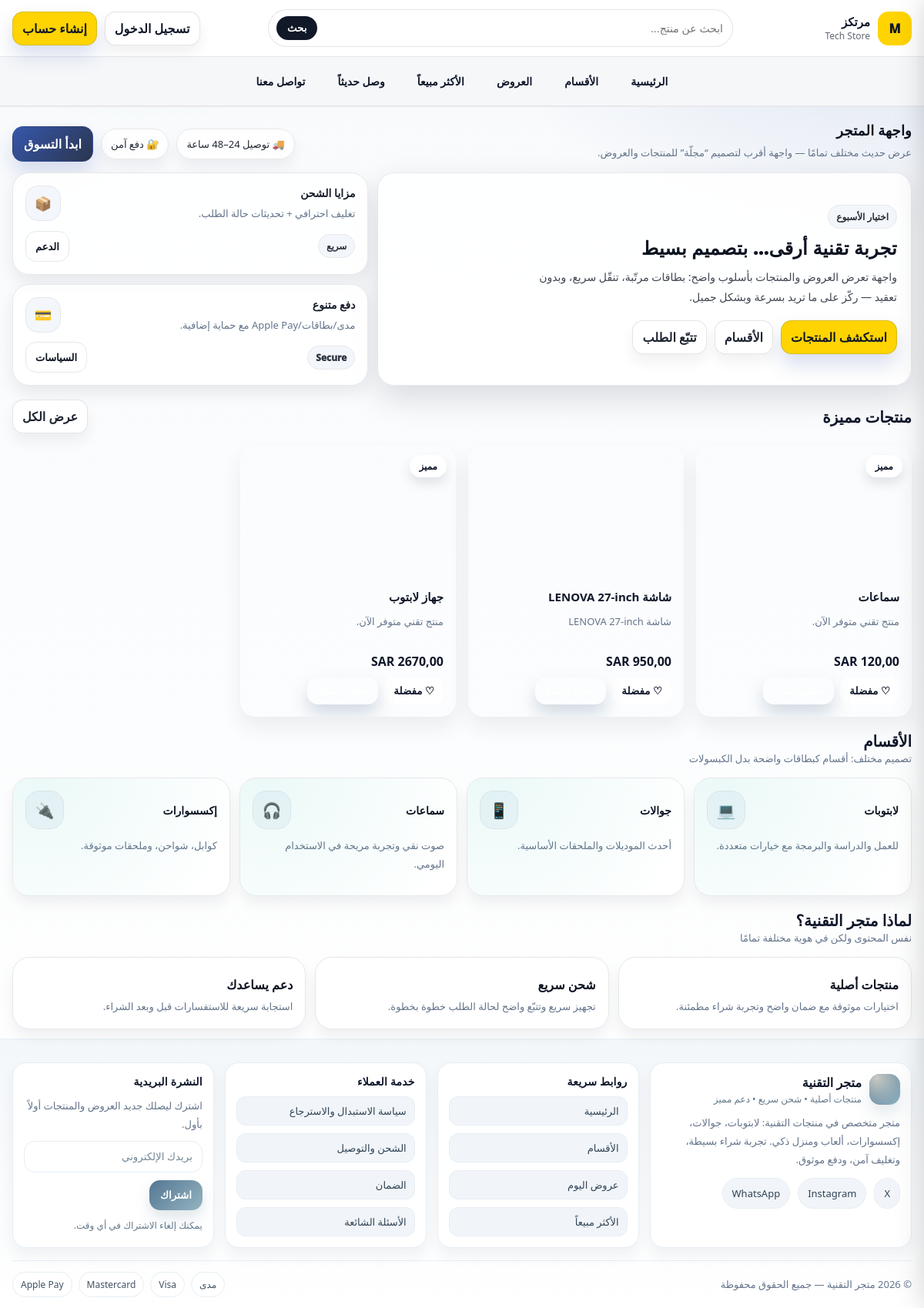
The page / on the database its author committed.
### catalog/models.py (models this page shows, shortened)
class Product(models.Model):
    name = models.CharField(
        max_length=200,
        verbose_name=_("اسم المنتج"),
    )
    slug = models.SlugField(
        max_length=220,
        unique=True,
        blank=True,
        verbose_name=_("المعرّف (Slug)"),
        help_text=_("يُستخدم في الرابط، ويُنشأ تلقائيًا إذا تُرك فارغًا."),
    )
    category = models.ForeignKey(
        Category,
        on_delete=models.SET_NULL,
        null=True,
        blank=True,
        related_name="products",
        verbose_name=_("التصنيف"),
    )
    description = models.TextField(
        blank=True,
        verbose_name=_("الوصف"),
    )
    is_active = models.BooleanField(
        default=True,
        verbose_name=_("نشط"),
    )
    is_featured = models.BooleanField(
        default=False,
        verbose_name=_("مميز"),
        help_text=_("إظهار المنتج في الواجهة كمنتج مميز."),
    )
    currency = models.CharField(
        max_length=10,
        default="SAR",
        verbose_name=_("العملة"),
    )
    price = models.DecimalField(
        max_digits=12,
        decimal_places=2,
        validators=[MinValueValidator(Decimal("0.00"))],
        default=Decimal("0.00"),
        verbose_name=_("السعر"),
    )
    compare_at_price = models.DecimalField(
        max_digits=12,
        decimal_places=2,
        validators=[MinValueValidator(Decimal("0.00"))],
        null=True,
        blank=True,
        verbose_name=_("سعر قبل الخصم"),
        help_text=_("اختياري: إذا وضعته يظهر كسعر قديم للمقارنة."),
    )
    track_inventory = models.BooleanField(
        default=True,
        verbose_name=_("تتبع المخزون"),
    )
    stock_quantity = models.PositiveIntegerField(
        default=0,
        verbose_name=_("كمية المخزون"),
    )
    created_at = models.DateTimeField(
        default=timezone.now,
        editable=False,
        verbose_name=_("تاريخ الإضافة"),
    )
    updated_at = models.DateTimeField(
        auto_now=True,
        verbose_name=_("آخر تحديث"),
    )
    class Meta:
        verbose_name = _("منتج")
        verbose_name_plural = _("المنتجات")
        indexes = [
            models.Index(fields=["slug"]),
            models.Index(fields=["is_active", "is_featured"]),
            models.Index(fields=["category", "is_active"]),
        ]
        constraints = [
            models.CheckConstraint(
                condition=models.Q(compare_at_price__isnull=True)
                | models.Q(compare_at_price__gte=0),
                name="catalog_product_compare_at_non_negative",
            ),
        ]
    @property
    def primary_image_url(self) -> str:
        img = (
            self.images.filter(is_primary=True).order_by("sort_order").first()
            or self.images.order_by("sort_order").first()
        )
        return img.public_url if img else ""

class ProductImage(models.Model):
    product = models.ForeignKey(
        Product,
        on_delete=models.CASCADE,
        related_name="images",
        verbose_name=_("المنتج"),
    )
    image = models.ImageField(
        upload_to="products/%Y/%m/",
        verbose_name=_("الصورة (رفع محلي)"),
        null=True,
        blank=True,
    )
    image_public_id = models.CharField(
        max_length=255,
        blank=True,
        verbose_name=_("Cloudinary Public ID"),
        help_text=_("مثال: products/2025/12/abc123"),
    )
    alt_text = models.CharField(
        max_length=200,
        blank=True,
        verbose_name=_("النص البديل"),
    )
    is_primary = models.BooleanField(
        default=False,
        verbose_name=_("صورة رئيسية"),
    )
    sort_order = models.PositiveIntegerField(
        default=0,
        verbose_name=_("ترتيب العرض"),
    )
    created_at = models.DateTimeField(
        default=timezone.now,
        editable=False,
        verbose_name=_("تاريخ الإضافة"),
    )
    class Meta:
        verbose_name = _("صورة منتج")
        verbose_name_plural = _("صور المنتجات")
        indexes = [
            models.Index(fields=["product", "is_primary"]),
            models.Index(fields=["product", "sort_order"]),
        ]
    @property
    def public_url(self) -> str:
        if self.image_public_id:
            cloud_name = "duv2jsooa"
            return f"https://res.cloudinary.com/{cloud_name}/image/upload/{self.image_public_id}"

### catalog/views.py (the view)
# urls.py: path("", views.catalog_home, name="home"),
def catalog_home(request):
    products = (
        Product.objects
        .filter(is_active=True)
        .select_related("category")
        .prefetch_related(
            Prefetch(
                "images",
                queryset=ProductImage.objects.order_by("-is_primary", "sort_order", "id"),
                to_attr="prefetched_images",
            )
        )
        .order_by("-id")[:12]
    )
    return render(
        request,
        "catalog_templates/catalog_home.html",
        {
            "featured_products": products,  # نخليه نفس الاسم حتى لا نغيّر القالب
            "products_count": products.count(),
        },
    )

### templates/catalog_templates/catalog_home.html (shortened to what this page needs)
{% load static %}
<!doctype html>
<html lang="ar" dir="rtl">
<head>
</head>
<body>
  {% include 'header.html' %}
  <main class="wrap">
    <div class="page-head">
      <div>
        <h1>واجهة المتجر</h1>
        <p>عرض حديث مختلف تمامًا — واجهة أقرب لتصميم “مجلّة” للمنتجات والعروض.</p>
      </div>
      <div class="head-actions">
        <span class="pill">🚚 توصيل 24–48 ساعة</span>
        <span class="pill">🔐 دفع آمن</span>
        <a class="cta" href="#featured">ابدأ التسوق</a>
      </div>
    </div>
    <section class="editorial" aria-label="قسم المقدمة">
      <article class="feature">
        <div class="feature-content">
          <span class="kicker">اختيار الأسبوع</span>
          <h2>تجربة تقنية أرقى… بتصميم بسيط</h2>
          <p>
            واجهة تعرض العروض والمنتجات بأسلوب واضح: بطاقات مرتّبة، تنقّل سريع،
            وبدون تعقيد — ركّز على ما تريد بسرعة وبشكل جميل.
          </p>
          <div class="feature-actions">
            <a class="btn primary" href="#featured">استكشف المنتجات</a>
            <a class="btn" href="#categories">الأقسام</a>
            <a class="btn" href="#" data-action="track">تتبّع الطلب</a>
          </div>
        </div>
      </article>
      <div class="sidecol">
        <div class="mini-card">
          <div class="top">
            <div>
              <div class="t">مزايا الشحن</div>
              <div class="d">تغليف احترافي + تحديثات حالة الطلب.</div>
            </div>
            <div class="ico">📦</div>
          </div>
          <div class="foot">
            <span class="chip">سريع</span>
            <a class="link" href="#" data-action="support">الدعم</a>
          </div>
        </div>
        <div class="mini-card">
          <div class="top">
            <div>
              <div class="t">دفع متنوع</div>
              <div class="d">مدى/بطاقات/Apple Pay مع حماية إضافية.</div>
            </div>
            <div class="ico">💳</div>
          </div>
          <div class="foot">
            <span class="chip">Secure</span>
            <a class="link" href="#" data-action="policy">السياسات</a>
          </div>
        </div>
      </div>
    </section>
    {% include "catalog_templates/products_section.html" with products=featured_products %}
    <section class="section" id="categories">
      <div class="section-head">
        <div>
          <h2 class="section-title">الأقسام</h2>
          <p class="section-sub">تصميم مختلف: أقسام كبطاقات واضحة بدل الكبسولات</p>
        </div>
      </div>
      <div class="tiles">
        <a class="tile" href="#">
          <div class="row">
            <div class="name">لابتوبات</div>
            <div class="ico">💻</div>
          </div>
          <p class="hint">للعمل والدراسة والبرمجة مع خيارات متعددة.</p>
        </a>
        <a class="tile" href="#">
          <div class="row">
            <div class="name">جوالات</div>
            <div class="ico">📱</div>
          </div>
          <p class="hint">أحدث الموديلات والملحقات الأساسية.</p>
        </a>
        <a class="tile" href="#">
          <div class="row">
            <div class="name">سماعات</div>
            <div class="ico">🎧</div>
          </div>
          <p class="hint">صوت نقي وتجربة مريحة في الاستخدام اليومي.</p>
        </a>
        <a class="tile" href="#">
          <div class="row">
            <div class="name">إكسسوارات</div>
            <div class="ico">🔌</div>
          </div>
          <p class="hint">كوابل، شواحن، وملحقات موثوقة.</p>
        </a>
      </div>
    </section>
    <section class="section">
      <div class="section-head">
        <div>
          <h2 class="section-title">لماذا متجر التقنية؟</h2>
          <p class="section-sub">نفس المحتوى ولكن في هوية مختلفة تمامًا</p>
        </div>
      </div>
      <div class="benefits">
        <div class="benefit">
          <div class="t">منتجات أصلية</div>
          <p class="d">اختيارات موثوقة مع ضمان واضح وتجربة شراء مطمئنة.</p>
        </div>
        <div class="benefit">
          <div class="t">شحن سريع</div>
          <p class="d">تجهيز سريع وتتبّع واضح لحالة الطلب خطوة بخطوة.</p>
        </div>
        <div class="benefit">
          <div class="t">دعم يساعدك</div>
          <p class="d">استجابة سريعة للاستفسارات قبل وبعد الشراء.</p>
        </div>
      </div>
    </section>
  </main>
  {% include 'footer.html' %}
</body>
</html>

### templates/catalog_templates/products_section.html (shortened to what this page needs)
<section class="section" id="featured">
  <div class="section-head">
    <h2 class="section-title">منتجات مميزة</h2>
    <a class="btn" href="#" data-action="view-all">عرض الكل</a>
  </div>
  {% if products %}
    <div class="products">
      {% for p in products %}
        <article class="card"
          data-product-id="{{ p.id }}"
          data-dom-id="prod-{{ p.id }}"
          data-product-name="{{ p.name|escape }}">
          <div class="thumb"
            {% if p.primary_image_url %}
              style="background-image:url('{{ p.primary_image_url }}')"
            {% endif %}
          >
            {% if p.compare_at_price and p.compare_at_price > p.price %}
              <span class="badge">خصم</span>
            {% elif p.is_featured %}
              <span class="badge">مميز</span>
            {% endif %}
          </div>
          <div class="card-body">
            <div class="p-title">{{ p.name }}</div>
            <div class="p-desc">
              {% if p.description %}
                {{ p.description|truncatechars:90 }}
              {% else %}
                منتج تقني متوفر الآن.
              {% endif %}
            </div>
            <div class="row-between">
              <div>
                <span class="price">{{ p.price }} {{ p.currency }}</span>
              </div>
              <div class="actions">
                <button class="fav" type="button" data-fav>♡</button>
                {% if p.track_inventory and p.stock_quantity == 0 %}
                  <button class="add" type="button" disabled>غير متوفر</button>
                {% else %}
                  <button class="add"
                          type="button"
                          data-add-to-cart
                          data-product-id="{{ p.id }}">
                  </button>
                {% endif %}
              </div>
            </div>
          </div>
        </article>
      {% endfor %}
    </div>
  {% endif %}
</section>

### templates/header.html (style rules this page uses)
:root { --bg:#ffffff; --soft:#f6f7f9; --soft2:#eef2f7; --line:#e6e8eb; --text:#0f172a; --muted:#64748b; --brand:#ffd400; --dark:#111827; --accent:#2563eb; --radius:16px; --shadow: 0 16px 40px rgba(15,23,42,.14); }
body { margin:0; }
.wrap { max-width: 1200px; margin: 0 auto; padding: 12px 16px; }
.btn { padding: 10px 12px; border-radius: 14px; border: 1px solid rgba(0,0,0,.1); background:#fff; cursor:pointer; font-weight:700; }
.btn.primary { background: var(--brand); color: var(--dark); }

### templates/catalog_templates/products_section.html (style rules this page uses)
.section-head { display:flex; align-items:center; justify-content:space-between; margin-bottom:16px; gap:10px; flex-wrap:wrap; }
.section-title { margin:0; font-size:20px; font-weight:900; color:var(--text); }
.products { display:grid; grid-template-columns:repeat(4, 1fr); gap:16px; }
.card { background:var(--surface); border:1px solid var(--border); border-radius:20px; overflow:hidden; box-shadow:0 14px 26px rgba(33,52,72,.08); display:flex; flex-direction:column; transition:.25s ease; }
.thumb { height:170px; background: radial-gradient(circle at 30% 20%, rgba(234,224,207,.6), transparent 60%), linear-gradient(135deg, rgba(148,180,193,.6), rgba(84,119,146,.25)); background-size:cover; background-position:center; position:relative; }
.badge { position:absolute; top:12px; inset-inline-start:12px; padding:6px 12px; border-radius:999px; font-size:12px; font-weight:900; background:rgba(255,255,255,.95); border:1px solid var(--border); box-shadow:0 8px 14px rgba(33,52,72,.12); color:var(--text); }
.card-body { padding:16px; display:flex; flex-direction:column; gap:10px; flex:1; }
.p-title { font-weight:900; font-size:15px; line-height:1.4; color:var(--text); }
.p-desc { font-size:13px; line-height:1.8; color:var(--muted); min-height:42px; }
.row-between { display:flex; align-items:center; justify-content:space-between; gap:10px; margin-top:auto; flex-wrap:wrap; }
.price { font-size:16px; font-weight:900; color:var(--text); }
.actions { display:flex; gap:8px; flex-wrap:wrap; }
.add { border:0; padding:10px 14px; border-radius:14px; cursor:pointer; font-weight:900; background:linear-gradient(135deg, var(--c2), var(--c3)); color:#fff; box-shadow:0 12px 22px rgba(84,119,146,.25); transition:.2s; }
.fav { border:1px solid var(--border); background:#fff; padding:10px 12px; border-radius:14px; cursor:pointer; font-weight:700; color:var(--text); transition:.2s; }

### rows shown on the page
Product: is_featured "مميز", name "سماعات", description "منتج تقني متوفر الآن.", price "120,00", currency "SAR"
Product: name "شاشة LENOVA 27-inch", description "شاشة LENOVA 27-inch", price "950,00", currency "SAR"
Product: is_featured "مميز", name "جهاز لابتوب", description "منتج تقني متوفر الآن.", currency "SAR"
